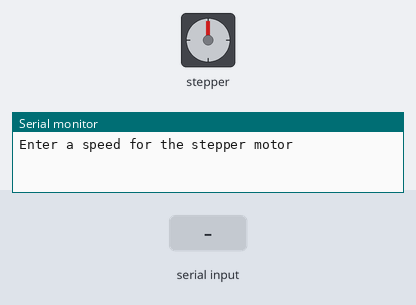
Simulated run of this sketch. Board: Arduino Uno, built with avr-gcc and run on an emulated ATmega328P. On the bench: stepper motor, the last lines printed to the serial monitor. Inputs (shaded band) come from the test bench. Stepper angles assume 2038 steps per turn.

Above: at 0.9 s.
1.0 s: "90,45\n" received over Serial
At 1.18 s:
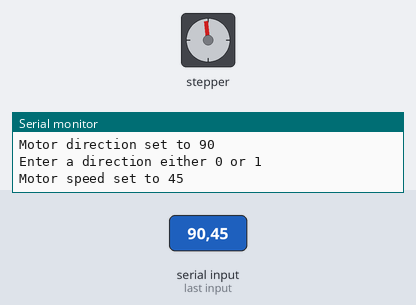
At 1.81 s:
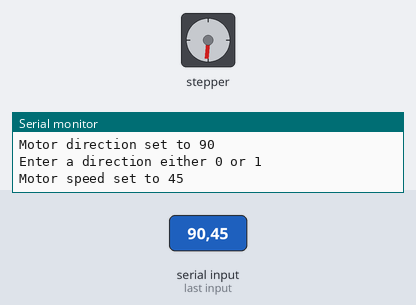
Timing chart, 0 to 13.0 s (numbered marks = the images above; inputs shaded):
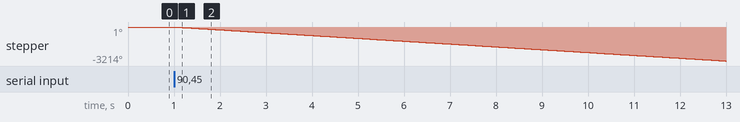

Measured:
- after the input at 1.0 s, stepper: keeps turning counter-clockwise at about 268°/s, starting at once

The sketch:

code_P3.ino
```cpp
#include <Stepper.h>


// driver pin connections
const int stepsPerRevolution = 2038;  // change this to fit the number of steps per revolution

// stepper motor object
Stepper myStepper(stepsPerRevolution, 11, 10, 9, 8);

int motorSpeed = 1;
int motorDirection = 0;


void setup() {
    // put your setup code here, to run once:
    Serial.begin(9600);
    myStepper.setSpeed(motorSpeed);

    Serial.println("Enter a speed for the stepper motor");
    while (Serial.available() == 0) {
    }
    int motorDirection = Serial.parseInt();
    Serial.print("Motor direction set to ");
    Serial.println(motorDirection);

    Serial.println("Enter a direction either 0 or 1");
    while (Serial.available() == 0) {
    }
    int motorSpeed = Serial.parseInt();


    myStepper.setSpeed(motorSpeed);
    Serial.print("Motor speed set to ");
    Serial.println(motorSpeed);
}

void loop() {
    // put your main code here, to run repeatedly:
    if (motorDirection == 1) {
        myStepper.step(stepsPerRevolution);
    }
    if (motorDirection == 0) {
        myStepper.step(-stepsPerRevolution);
    }
}
```
